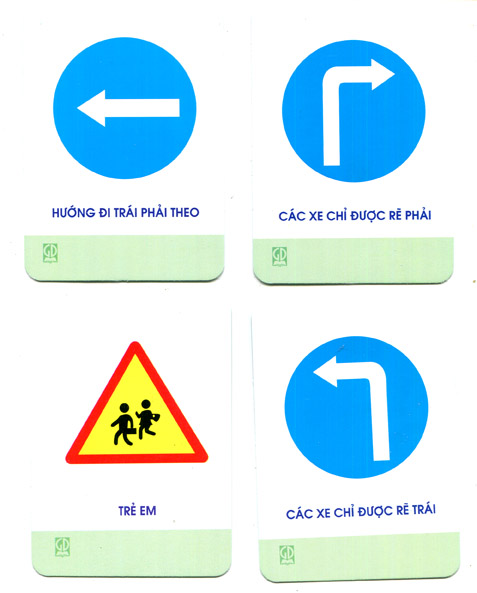
#> input picture a2.jpg, 477 x 593 px
$ python mse_project.py a2.jpg
#> lines starting #> are read from the running program, lines starting #| are printed output that depends on the picture
import cv2 as cv
import numpy as np
import time
import sys
import pickle

def nothing(x):
    pass

if __name__ == '__main__':
    args = sys.argv

    cv.namedWindow('hsv')
    # create trackbars for color change
    cv.createTrackbar('HL','hsv',0,179,nothing)
    cv.createTrackbar('SL','hsv',0,255,nothing)
    cv.createTrackbar('VL','hsv',0,255,nothing)
    # create trackbars for color change
    cv.createTrackbar('HH','hsv',0,179,nothing)
    cv.createTrackbar('SH','hsv',0,255,nothing)
    cv.createTrackbar('VH','hsv',0,255,nothing)

    cv.setTrackbarPos('HL', 'hsv', 100)
    cv.setTrackbarPos('HH', 'hsv', 120)
    cv.setTrackbarPos('SL', 'hsv', 200)
    cv.setTrackbarPos('SH', 'hsv', 255)
    cv.setTrackbarPos('VL', 'hsv', 0)
    cv.setTrackbarPos('VH', 'hsv', 255)

    image_path = args[1]
    frame = cv.imread(image_path)
#> frame is the input picture: shape (593, 477, 3); mean B, G, R 239, 233.8, 209.4
    gray = cv.cvtColor(frame, cv.COLOR_BGR2GRAY)
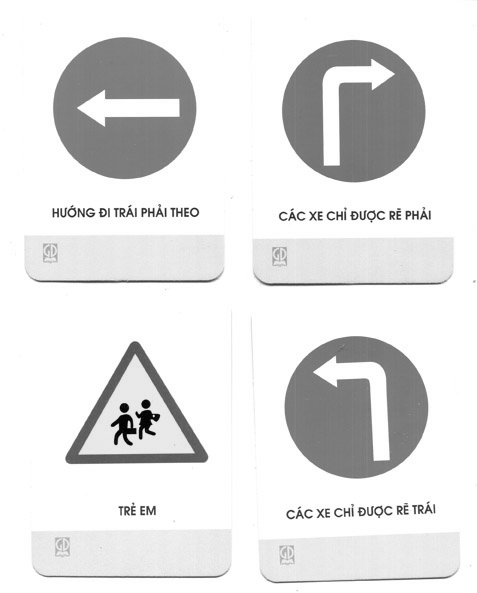
#> gray: shape (593, 477); min 0, max 255, mean 227.1
    hsv = cv.cvtColor(frame, cv.COLOR_BGR2HSV)
#> hsv: shape (593, 477, 3); mean H, S, V 32.4, 51.9, 251.1

    target_names = ["right", "left", "unknown"]
#> (the run stopped early here; a loop or call above may not have finished)
